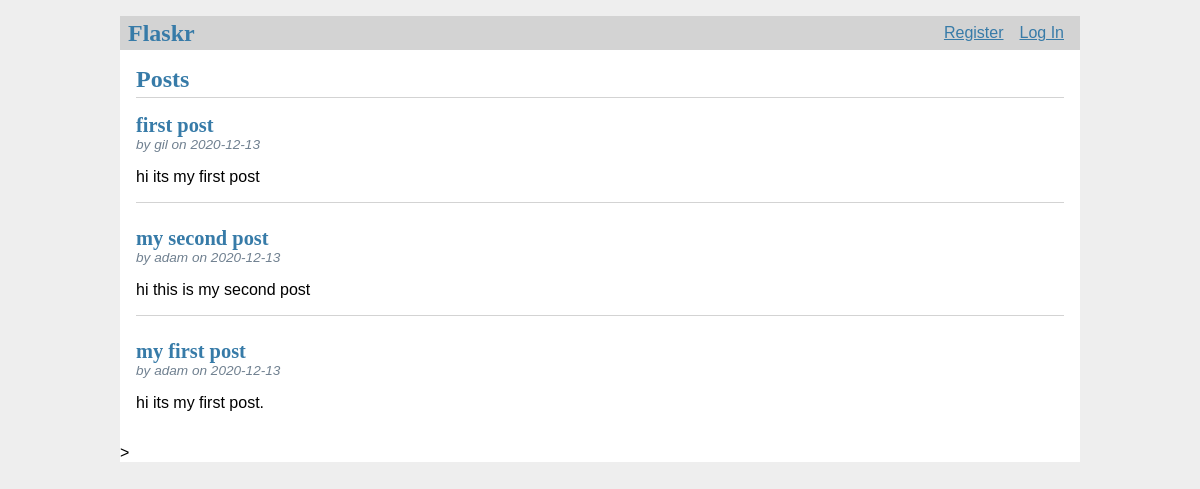
Page /blog on the committed database.
### tables this page shows
CREATE TABLE post (
  id INTEGER PRIMARY KEY AUTOINCREMENT,
  author_id INTEGER NOT NULL,
  created TIMESTAMP NOT NULL DEFAULT CURRENT_TIMESTAMP,
  title TEXT NOT NULL,
  body TEXT NOT NULL,
  FOREIGN KEY (author_id) REFERENCES user (id)
);

CREATE TABLE user (
  id INTEGER PRIMARY KEY AUTOINCREMENT,
  username TEXT UNIQUE NOT NULL,
  password TEXT NOT NULL,
  permission INTEGER NOT NULL
);

### flaskr/blog.py (the view)
@bp.route('/blog')
def index():
    db = get_db()
    posts = db.execute(
        'SELECT p.id, title, body, created, author_id, username'
        ' FROM post p JOIN user u ON p.author_id = u.id'
        ' ORDER BY created DESC'
    ).fetchall()
    return render_template('blog/index.html', posts=posts)

### flaskr/auth.py (called while the page is built)
@bp.before_app_request
def load_logged_in_user():
    user_id = session.get("user_id")
    if user_id is None:
        g.user = None
    else:
        g.user = (
            get_db().execute("SELECT * FROM user WHERE id = ?", (user_id,)).fetchone()
        )

### flaskr/db.py (called while the page is built)
def get_db():
    if 'db' not in g:
        g.db = sqlite3.connect(
            current_app.config['DATABASE'],
            detect_types=sqlite3.PARSE_DECLTYPES
        )
        g.db.row_factory = sqlite3.Row
    return g.db

### flaskr/templates/blog/index.html (shortened to what this page needs)
{% extends 'base.html' %}
{% block header %}
  <h1>{% block title %}Posts{% endblock %}</h1>
{% endblock %}
{% block content %}
  {% for post in posts %}
    <article class="post">
      <header>
        <div>
          <h1>{{ post['title'] }}</h1>
          <div class="about">by {{ post['username'] }} on {{ post['created'].strftime('%Y-%m-%d') }}</div>
        </div>
      </header>
      <p class="body">{{ post['body'] }}</p>
    </article>
    {% if not loop.last %}
      <hr>
    {% endif %}
  {% endfor %}
{% endblock %}>

### flaskr/templates/base.html (shortened to what this page needs)
<!doctype html>
<link rel="stylesheet" href="{{ url_for('static', filename='style.css') }}">
<nav>
  <h1>Flaskr</h1>
  <ul>
    {% if g.user %}
      <li><span>{{ g.user['username'] }}</span>
      <li><a href="{{ url_for('auth.logout') }}">Log Out</a>
    {% else %}
      <li><a href="{{ url_for('auth.register') }}">Register</a>
      <li><a href="{{ url_for('auth.login') }}">Log In</a>
    {% endif %}
  </ul>
</nav>
<section class="content">
  <header>
    {% block header %}{% endblock %}
  </header>
  {% block content %}{% endblock %}
</section>>

### flaskr/static/style.css (style rules this page uses)
h1, h2, h3, h4, h5, h6 { font-family: serif; color: #377ba8; margin: 1rem 0; }
a { color: #377ba8; }
hr { border: none; border-top: 1px solid lightgray; }
nav { background: lightgray; display: flex; align-items: center; padding: 0 0.5rem; }
nav h1 { flex: auto; margin: 0; }
nav ul { display: flex; list-style: none; margin: 0; padding: 0; }
nav ul li a, nav ul li span, header .action { display: block; padding: 0.5rem; }
.content { padding: 0 1rem 1rem; }
.content > header { border-bottom: 1px solid lightgray; display: flex; align-items: flex-end; }
.content > header h1 { flex: auto; margin: 1rem 0 0.25rem 0; }
.post > header { display: flex; align-items: flex-end; font-size: 0.85em; }
.post > header > div:first-of-type { flex: auto; }
.post > header h1 { font-size: 1.5em; margin-bottom: 0; }
.post .about { color: slategray; font-style: italic; }
.post .body { white-space: pre-line; }
.content:last-child { margin-bottom: 0; }

### rows in the picture
post: title "first post", username "gil", created "2020-12-13", body "hi its my first post"
post: title "my second post", username "adam", created "2020-12-13", body "hi this is my second post"
post: title "my first post", username "adam", created "2020-12-13", body "hi its my first post."
